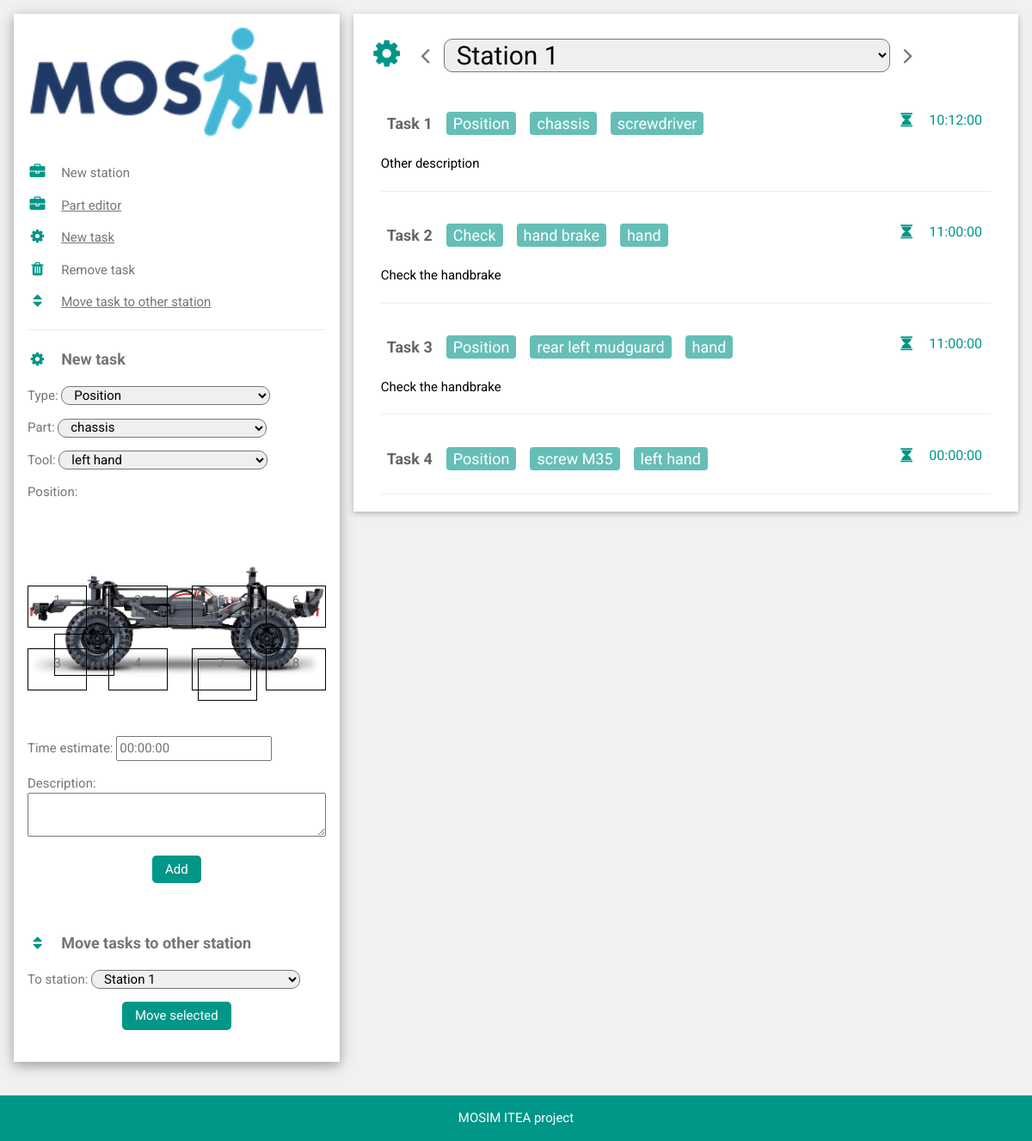
/parteditor-old.php, run on the app's committed database.
### tables this page shows
CREATE TABLE `highleveltasks` (
  `id` bigint(20) UNSIGNED NOT NULL,
  `stationid` bigint(20) UNSIGNED NOT NULL DEFAULT '0',
  `tasktype` bigint(20) UNSIGNED NOT NULL DEFAULT '0',
  `sortorder` int(10) UNSIGNED NOT NULL DEFAULT '0',
  `partid` bigint(20) UNSIGNED NOT NULL DEFAULT '0',
  `toolid` bigint(20) UNSIGNED NOT NULL DEFAULT '0',
  `positionname` text NOT NULL,
  `description` text NOT NULL,
  `esttime` time DEFAULT NULL
);

CREATE TABLE `tasktypes` (
  `id` int(10) UNSIGNED NOT NULL,
  `name` text NOT NULL,
  `parent` bigint(20) UNSIGNED NOT NULL DEFAULT '0',
  `language` char(100) NOT NULL DEFAULT 'mosim',
  `sortorder` int(10) UNSIGNED NOT NULL DEFAULT '0'
);

CREATE TABLE `parts` (
  `id` bigint(20) UNSIGNED NOT NULL,
  `projectid` bigint(20) UNSIGNED NOT NULL,
  `name` char(255) NOT NULL,
  `picture` mediumblob,
  `description` text NOT NULL
);

CREATE TABLE `tools` (
  `id` bigint(20) UNSIGNED NOT NULL,
  `name` text NOT NULL,
  `sortorder` int(10) UNSIGNED NOT NULL DEFAULT '0',
  `language` char(100) NOT NULL DEFAULT 'mosim'
);

### parteditor-old.php (the view, shortened to what this page needs)
<!DOCTYPE html>
<html>
<link rel="stylesheet" href="w3.css">
<link rel="stylesheet" href="https://cdnjs.cloudflare.com/ajax/libs/font-awesome/4.7.0/css/font-awesome.min.css">
<link rel="stylesheet" href="styles.css">
<?php
 $stationid=1;
 function loadTasks()
 {
  global $db, $stationid;
   $j=0;
   if ($result=$db->query('SELECT  hlt.`id`, hlt.`stationid`, tt.name as `tasktype`, hlt.`sortorder`, p.name as `partname`, t.name as `toolname`, hlt.`positionname`, hlt.`description`, hlt.`esttime` FROM highleveltasks hlt, tools t, parts p, tasktypes tt  WHERE tt.id=hlt.tasktype and p.id=hlt.partid and t.id=hlt.toolid and hlt.stationid='.$stationid.' ORDER BY sortorder, id'))
   while ($row=$result->fetch_assoc())
   {
	 $j=$j+1;
	 echo '<div data-type="taskitem" data-id="'.$row['id'].'" class="w3-container">';
	 echo "<h6 class=\"w3-text-teal time\"><i class=\"fa fa-hourglass fa-fw w3-margin-right\"></i>".$row['esttime']."</h6>";
     echo "<h5 onclick=\"clickSel(this);\" class=\"w3-opacity task\"><b>Task $j</b><span class=\"w3-tag w3-teal w3-round w3-margin-left\">".htmlentities($row['tasktype'])."</span><span class=\"w3-tag w3-teal w3-round w3-margin-left\">".htmlentities($row['partname'])."</span><span class=\"w3-tag w3-teal w3-round w3-margin-left\">".htmlentities($row['toolname'])."</span></h5>";
     echo "<p>".str_replace("\n","<br>",htmlentities($row['description']))."</p>";
     echo '<hr>';
     echo '</div>';
   }
 }
 function insertStations($selectCurrent=true, $projectid=1)
 {
  global $db, $stationid;
   if ($result=$db->query('SELECT id, name, sortorder FROM stations WHERE projectid='.$projectid.' ORDER BY sortorder'))
	while ($row=$result->fetch_assoc())
	echo '<option '.($selectCurrent && ($row['id']==$stationid)?'selected="" ':'').'value="'.$row['id'].'">'.$row['name'].'</option>';
 }
 function insertParts($stationid=1)
 {
  global $db;
   if ($result=$db->query('SELECT p.id, p.name FROM parts p, partstation ps WHERE ps.partid=p.id and ps.stationid='.$stationid.' ORDER BY name ASC'))
	while ($row=$result->fetch_assoc())
	echo '<option value="'.$row['id'].'">'.$row['name'].'</option>';
 }
 function insertTools()
 {
  global $db;
   if ($result=$db->query('SELECT id, name, sortorder FROM tools WHERE language="mosim"'))
	while ($row=$result->fetch_assoc())
	echo '<option value="'.$row['id'].'">'.$row['name'].'</option>';
 }
 function insertTypes()
 {
  global $db;
   if ($result=$db->query('SELECT id, name, sortorder FROM `tasktypes` WHERE language="mosim"'))
	while ($row=$result->fetch_assoc())
	echo '<option value="'.$row['id'].'">'.$row['name'].'</option>';
 }
?>
<body class="w3-light-grey">
<div class="w3-content w3-margin-top" style="max-width:1400px;">
  <div class="w3-row-padding">
    <div class="w3-third">
      <div class="w3-white w3-text-grey w3-card-4">
        <div class="w3-display-container">
          <img src="mosim.png" style="width:100%" alt="Logo">
          <div class="w3-display-bottomleft w3-container w3-text-black">
          </div>
        </div>
        <div class="w3-container">
          <p><i class="fa fa-briefcase fa-fw w3-margin-right w3-large w3-text-teal pointer"></i>New station</p>
		  <p><i class="fa fa-briefcase fa-fw w3-margin-right w3-large w3-text-teal pointer"></i><a href="parteditor.php">Part editor</a></p>
          <p><i class="fa fa-gear fa-fw w3-margin-right w3-large w3-text-teal pointer"></i><a href="#newtask">New task</a></p>
          <p><i class="fa fa-trash fa-fw w3-margin-right w3-large w3-text-teal pointer"></i><span class="pointer" onclick="removeTask();">Remove task</span></p>
          <p><i class="fa fa-sort fa-fw w3-margin-right w3-large w3-text-teal pointer"></i><a href="#movetoother">Move task to other station</a></p>
          <hr>
          <p id="newtask" class="w3-large"><b><i class="fa fa-gear fa-fw w3-margin-right w3-text-teal"></i>New task</b></p>
          <p>Type: <select id="new_type"><?php insertTypes(); ?></select></p>
          <p>Part: <select id="partselector" onchange="partSelect(this);"><?php insertParts(); ?></select></p>
		  <p>Tool: <select id="new_tool"><?php insertTools(); ?></select></p>
		  <p>Position: </p>
		  <p><div id="positions" class="position"><img src="car1.jpg" width="100%" />
		  <div onclick="selectPosition(this);"></div>
		  <div onclick="selectPosition(this);"></div>
		  <div onclick="selectPosition(this);">1</div>
		  <div onclick="selectPosition(this);">2</div>
		  <div onclick="selectPosition(this);">3</div>
		  <div onclick="selectPosition(this);">4</div>
		  <div onclick="selectPosition(this);">5</div>
		  <div onclick="selectPosition(this);">6</div>
		  <div onclick="selectPosition(this);">7</div>
		  <div onclick="selectPosition(this);">8</div>
		  </div></p>
		  <p>Time estimate: <input id="new_time" onchange="timeEstimate(this);" type="text" placeholder="00:00:00" value="" /></p>
		  <p>Description: <textarea id="new_description" style="width:100%"></textarea></p>
          <p style="text-align: center"><span class="w3-tag w3-teal w3-round button" onclick="addTask();">Add</span></p>
          <br>
          <p id="movetoother" class="w3-large w3-text-theme"><b><i class="fa fa-sort fa-fw w3-margin-right w3-text-teal"></i>Move tasks to other station</b></p>
          <p>To station: <select id="tostation"><?php insertStations(false); ?></select></p>
		  <p style="text-align: center"><span class="w3-tag w3-teal w3-round button" onclick="moveSelected();">Move selected</span></p>
          <br>
        </div>
      </div><br>
    </div>
    <div class="w3-twothird">
      <div id="tasklist" class="w3-container w3-card w3-white w3-margin-bottom">
        <h2 class="w3-text-grey w3-padding-16"><i class="fa fa-gear fa-fw w3-margin-right w3-xxlarge w3-text-teal"></i><span class="fa fa-angle-left w3-margin-right pointer" onclick="prevClick();"></span><select onchange="changeStation(this);" id="stations"><?php insertStations(); ?></select><span class="fa fa-angle-right w3-margin-left pointer" onclick="nextClick();"></span></h2>
		<?php
		loadTasks();
		?>
      </div>
    </div>
  </div>
</div>
<footer class="w3-container w3-teal w3-center w3-margin-top">
  <p>MOSIM ITEA project</p>
</footer>
</body>
</html>

### w3.css (style rules this page uses)
*,*:before,*:after { box-sizing:inherit }
html { -ms-text-size-adjust:100%;-webkit-text-size-adjust:100% }
body { margin:0 }
article,aside,details,figcaption,figure,footer,header,main,menu,nav,section { display:block }
a { background-color:transparent }
b,strong { font-weight:bolder }
img { border-style:none }
hr { box-sizing:content-box;height:0;overflow:visible }
button,input,select,textarea,optgroup { font:inherit;margin:0 }
button,input { overflow:visible }
button,select { text-transform:none }
textarea { overflow:auto }
html,body { font-family:Verdana,sans-serif;font-size:15px;line-height:1.5 }
html { overflow-x:hidden }
h2 { font-size:30px }
h5 { font-size:18px }
h6 { font-size:16px }
h1,h2,h3,h4,h5,h6 { font-family:"Segoe UI",Arial,sans-serif;font-weight:400;margin:10px 0 }
hr { border:0;border-top:1px solid #eee;margin:20px 0 }
img { vertical-align:middle }
a { color:inherit }
.w3-badge,.w3-tag { background-color:#000;color:#fff;display:inline-block;padding-left:8px;padding-right:8px;text-align:center }
.w3-tooltip,.w3-display-container { position:relative }
.w3-container:after,.w3-container:before,.w3-panel:after,.w3-panel:before,.w3-row:after,.w3-row:before,.w3-row-padding:after,.w3-row-padding:before, .w3-cell-row:before,.w3-cell-row:after,.w3-clear:after,.w3-clear:before,.w3-bar:before,.w3-bar:after { content:"";display:table;clear:both }
.w3-col,.w3-half,.w3-third,.w3-twothird,.w3-threequarter,.w3-quarter { float:left;width:100% }
@media (min-width:601px) { .w3-col.m4,.w3-third { width:33.33333% } }
@media (min-width:601px) { .w3-col.m8,.w3-twothird { width:66.66666% } }
.w3-content,.w3-auto { margin-left:auto;margin-right:auto }
.w3-content { max-width:980px }
.w3-display-bottomleft { position:absolute;left:0;bottom:0 }
.w3-round,.w3-round-medium { border-radius:4px }
.w3-row-padding,.w3-row-padding>.w3-half,.w3-row-padding>.w3-third,.w3-row-padding>.w3-twothird,.w3-row-padding>.w3-threequarter,.w3-row-padding>.w3-quarter,.w3-row-padding>.w3-col { padding:0 8px }
.w3-container,.w3-panel { padding:0.01em 16px }
.w3-card,.w3-card-2 { box-shadow:0 2px 5px 0 rgba(0,0,0,0.16),0 2px 10px 0 rgba(0,0,0,0.12) }
.w3-card-4,.w3-hover-shadow:hover { box-shadow:0 4px 10px 0 rgba(0,0,0,0.2),0 4px 20px 0 rgba(0,0,0,0.19) }
.w3-opacity,.w3-hover-opacity:hover { opacity:0.60 }
.w3-large { font-size:18px!important }
.w3-xxlarge { font-size:36px!important }
.w3-center { text-align:center!important }
.w3-margin-top { margin-top:16px!important }
.w3-margin-bottom { margin-bottom:16px!important }
.w3-margin-left { margin-left:16px!important }
.w3-margin-right { margin-right:16px!important }
.w3-padding-16 { padding-top:16px!important;padding-bottom:16px!important }
.w3-teal,.w3-hover-teal:hover { color:#fff!important;background-color:#009688!important }
.w3-white,.w3-hover-white:hover { color:#000!important;background-color:#fff!important }
.w3-light-grey,.w3-hover-light-grey:hover,.w3-light-gray,.w3-hover-light-gray:hover { color:#000!important;background-color:#f1f1f1!important }
.w3-text-teal,.w3-hover-text-teal:hover { color:#009688!important }
.w3-text-black,.w3-hover-text-black:hover { color:#000!important }
.w3-text-grey,.w3-hover-text-grey:hover,.w3-text-gray,.w3-hover-text-gray:hover { color:#757575!important }

### data on the page
highleveltasks: esttime "10:12:00", tasktypes.name "Position", partid.name "chassis", toolid.name "screwdriver", description "Other description"
highleveltasks: esttime "11:00:00", tasktypes.name "Check", partid.name "hand brake", toolid.name "hand", description "Check the handbrake"
highleveltasks: esttime "11:00:00", tasktypes.name "Position", partid.name "rear left mudguard", toolid.name "hand", description "Check the handbrake"
highleveltasks: esttime "00:00:00", tasktypes.name "Position", partid.name "screw M35", toolid.name "left hand"

### other printed values
form field value "Position"
form field value "chassis"
form field value "left hand"
form field value "Station 1"
